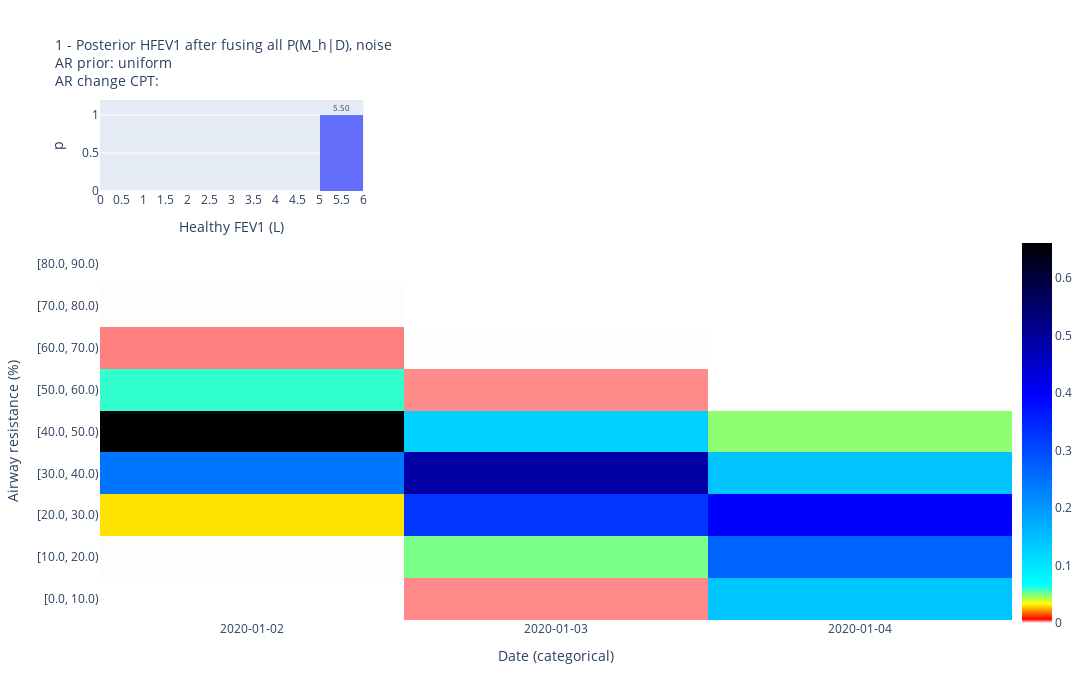

The notebook cell this image was saved under:
### Code cell
fig, p_M_given_D_full, p_M_given_D, AR_dist_given_M_matrix = (
    cutset.compute_log_p_D_given_M_per_HFEV1_HO2Sat_obs_temporal_AR(
        df_mock, ar_prior="uniform", ar_change_cpt_suffix=""
    )
)

### Figure 1 — Plotly figure (JSON) as saved in the notebook; plotly's stock layout.template omitted (floating-point values rounded to 4 significant figures)
{"data": [{"histfunc": "sum", "type": "histogram", "x": [1, 2, 3, 4, 5], "xaxis": "x", "xbins": {"end": 6, "size": 1, "start": 0}, "y": [0, 0, 0, 0, 1], "yaxis": "y"}, {"coloraxis": "coloraxis", "type": "heatmap", "x": ["2020-01-02", "2020-01-03", "2020-01-04"], "xaxis": "x2", "y": ["[0.0, 10.0)", "[10.0, 20.0)", "[20.0, 30.0)", "[30.0, 40.0)", "[40.0, 50.0)", "[50.0, 60.0)", "[60.0, 70.0)", "[70.0, 80.0)", "[80.0, 90.0)"], "yaxis": "y2", "z": [[7.149e-07, 0.003078, 0.1396], [7.067e-05, 0.05051, 0.2671], [0.03021, 0.3264, 0.4019], [0.2451, 0.4914, 0.1437], [0.6614, 0.1255, 0.04769], [0.05984, 0.003016, 0], [0.003318, 1.751e-05, 0], [7.897e-05, 0, 0], [2.153e-07, 0, 0]]}], "layout": {"annotations": [{"font": {"size": 8}, "showarrow": false, "text": "5.50", "x": 5.5, "xref": "x", "y": 1.1, "yref": "y"}], "coloraxis": {"colorbar": {"len": 0.77, "x": 1, "y": 0.36}, "colorscale": [[0, "white"], [0.01, "red"], [0.05, "yellow"], [0.1, "cyan"], [0.6, "blue"], [1, "black"]]}, "font": {"size": 12}, "height": 700, "title": {"font": {"size": 14}, "text": "1 - Posterior HFEV1 after fusing all P(M_h|D), noise<br>AR prior: uniform<br>AR change CPT: "}, "width": 1200, "xaxis": {"anchor": "y", "domain": [0, 0.2889], "nticks": 20, "range": [0, 6], "title": {"text": "Healthy FEV1 (L)"}}, "xaxis2": {"anchor": "y2", "domain": [0, 1], "nticks": 50, "title": {"text": "Date (categorical)"}, "type": "category"}, "yaxis": {"anchor": "x", "domain": [0.825, 1], "title": {"text": "p"}}, "yaxis2": {"anchor": "x2", "domain": [0, 0.725], "title": {"text": "Airway resistance (%)"}}}}
